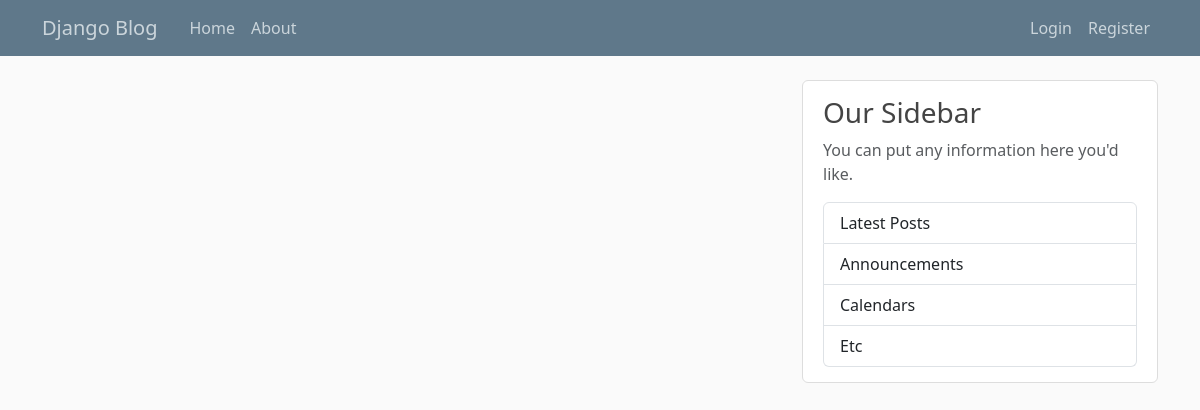
The app's page /, older data.
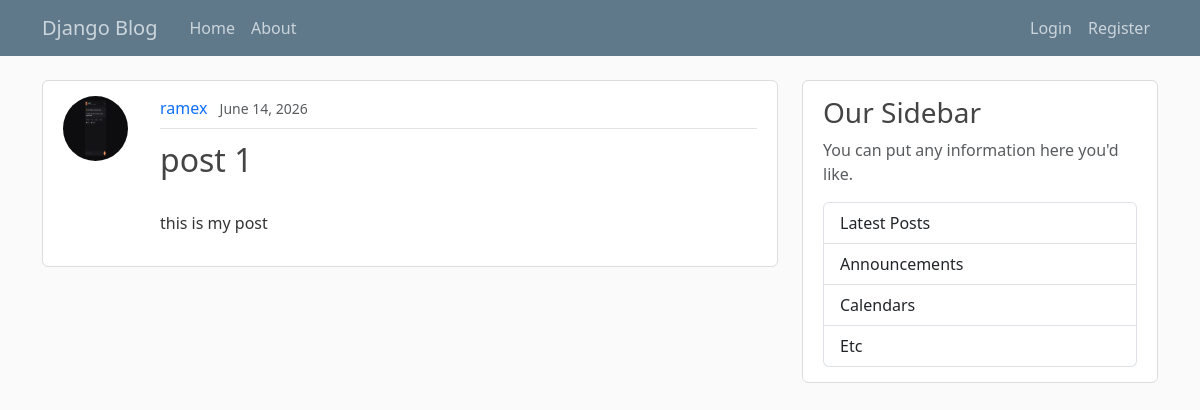
The same page, newer data.
### posts/models.py (models this page shows, shortened)
class Post(models.Model):
    title = models.CharField(max_length = 100)
    content = models.TextField()
    date_posted = models.DateTimeField(default = timezone.now)
    author = models.ForeignKey(User, on_delete = models.CASCADE)

### users/models.py (models this page shows, shortened)
class Profile(models.Model):
    user = models.OneToOneField(User, on_delete = models.CASCADE)
    image = models.ImageField(default = 'default.jpg', upload_to = 'profile_pics')

### posts/views.py (the view)
# urls.py: path('', PostListView.as_view(), name = 'blog-home'),
class PostListView(ListView):
    model = Post
    template_name = 'posts/home.html'
    context_object_name = 'posts'
    ordering = ['-date_posted']
    paginate_by = 5

### posts/templates/posts/home.html
{% extends "posts/base.html" %}
{% block content %}
{% for post in posts %}
<article class="content-section mb-4">
    <div class="d-flex">
        <img class="rounded-circle article-img" src="{{ post.author.profile.image.url }}"
            alt="{{ post.author }} avatar">
        <div class="ms-3 w-100">
            <div class="article-metadata">
                <a class="me-2 text-decoration-none" href="#">
                    {{ post.author }}
                </a>
                <small class="text-muted">
                    {{ post.date_posted|date:"F d, Y" }}
                </small>
            </div>
            <h2>
                <a class="article-title text-decoration-none" href="#">
                    {{ post.title }}
                </a>
            </h2>
            <p class="article-content">
                {{ post.content }}
            </p>
        </div>
    </div>
</article>
{% endfor %}
{% endblock content %}

Row changes from the older to the newer data that the page shows:
added Post: author.profile.image (picture), author "ramex", date_posted "June 14, 2026", title "post 1", content "this is my post"
